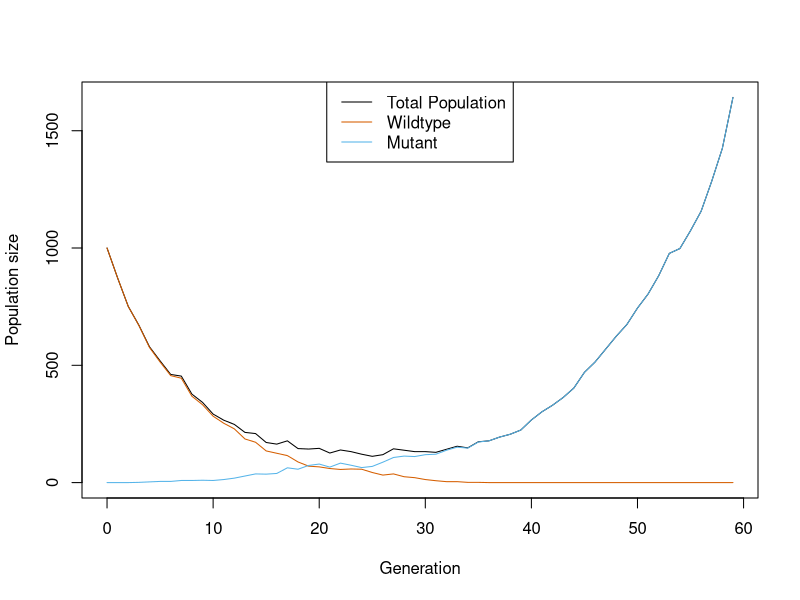
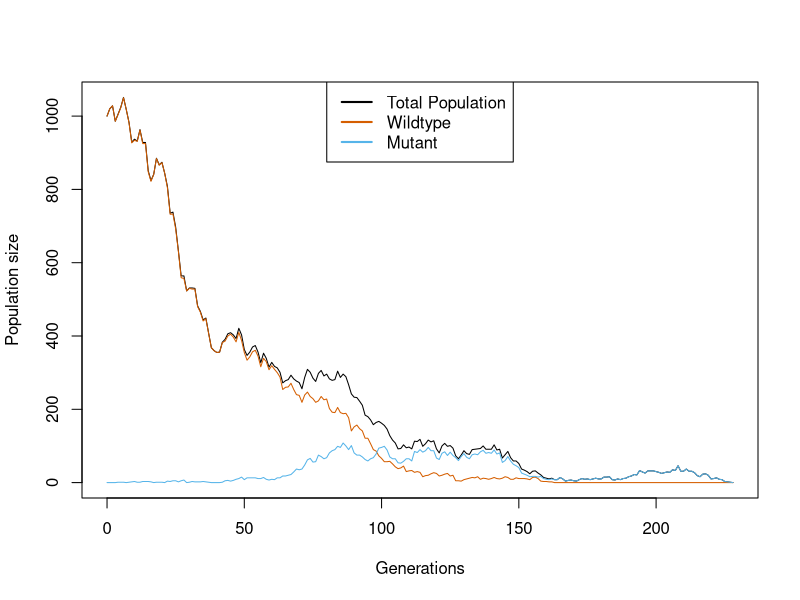
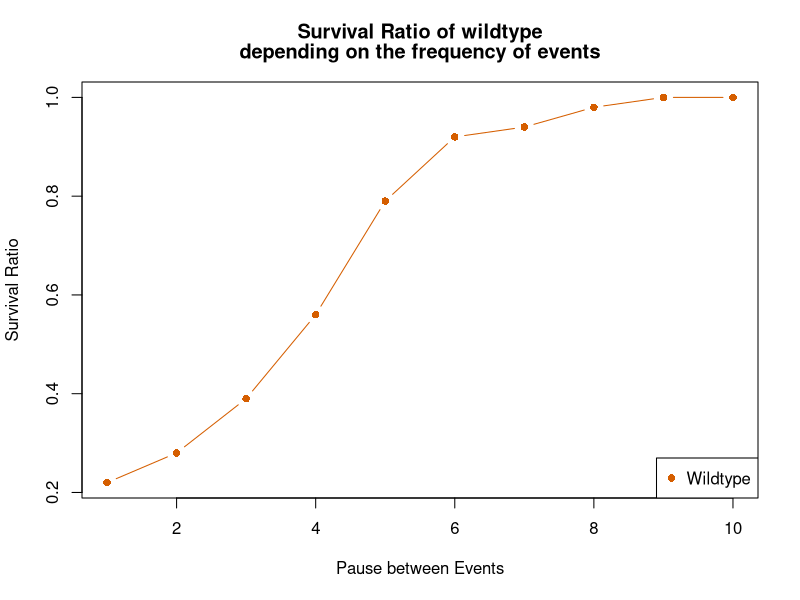
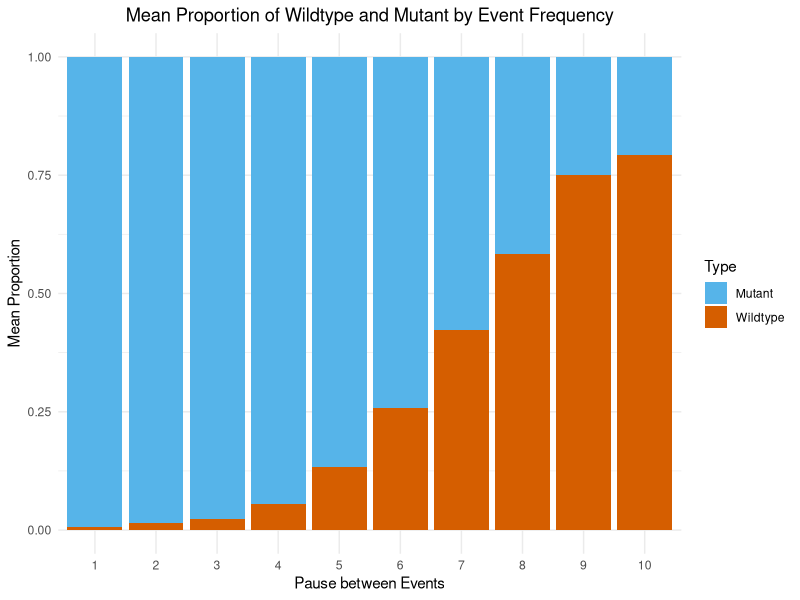
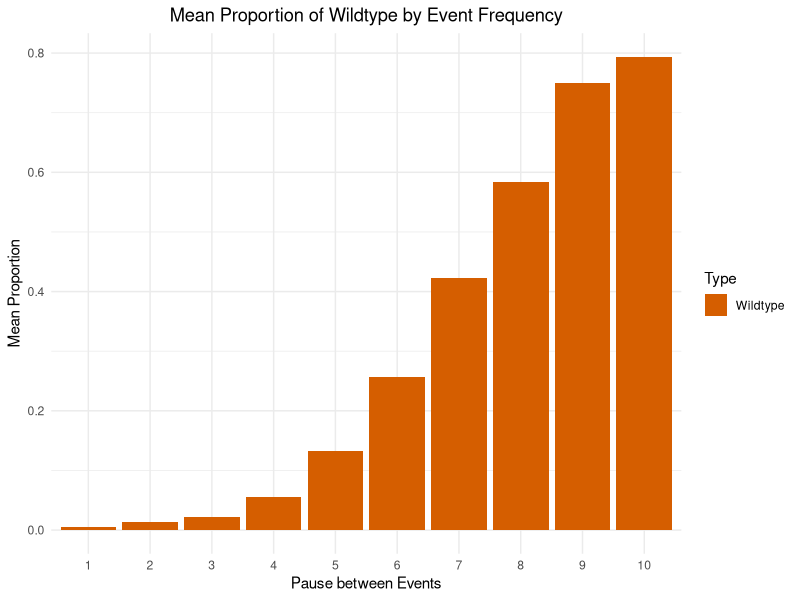
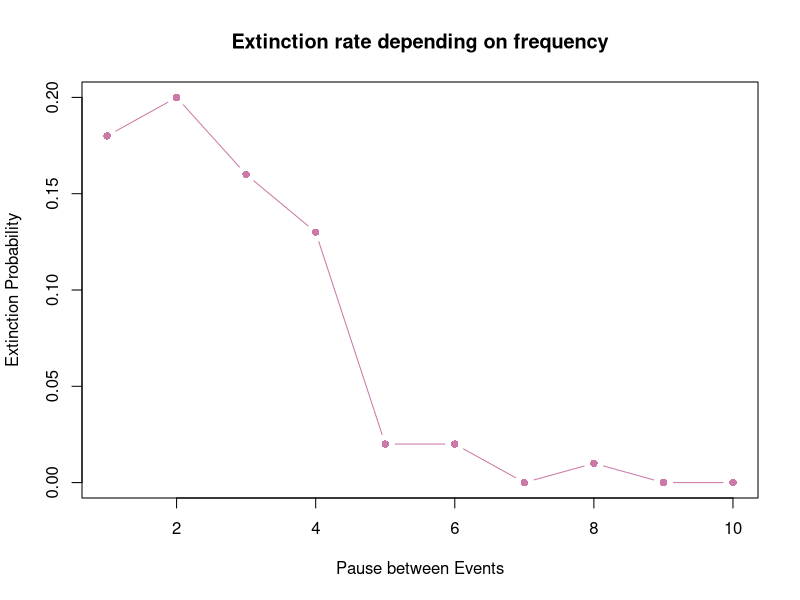
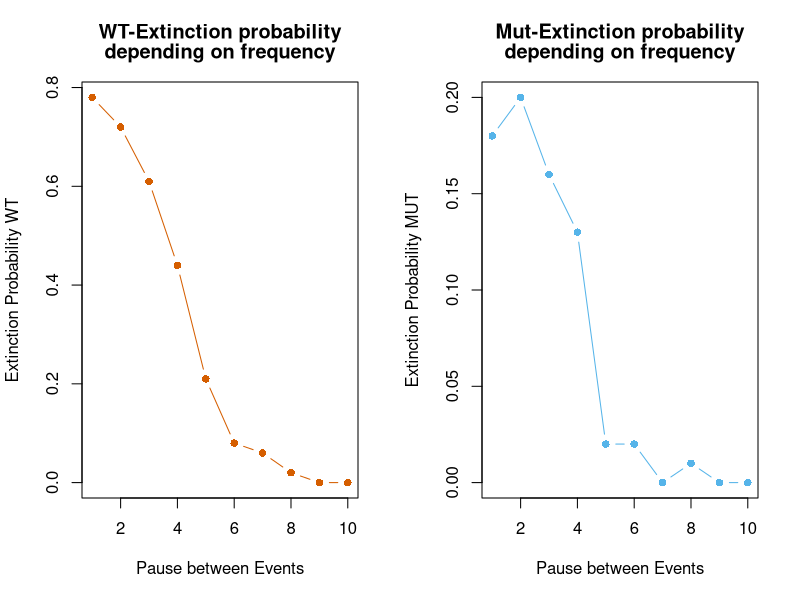
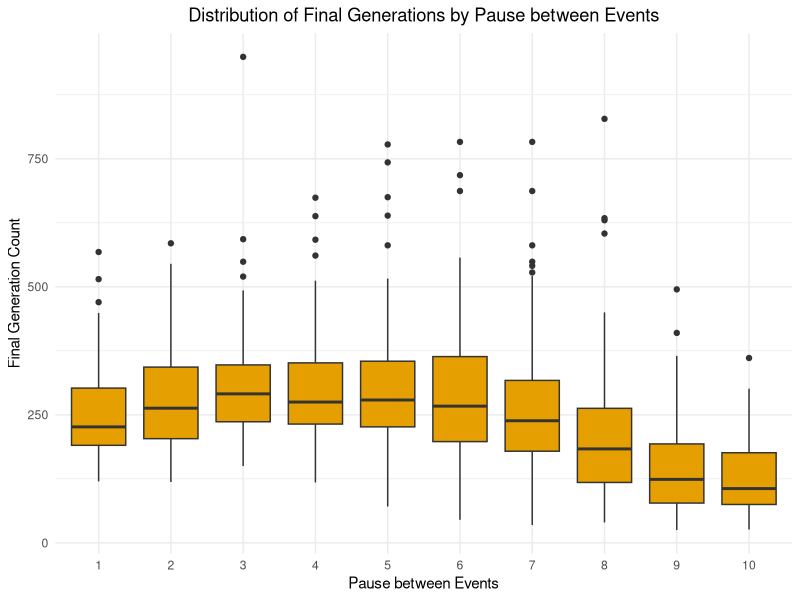

The R source for these figures, in order:
## ---- chunk 1
#Original

simulate_one_gen <- function(N_a, N_A, decay_rate, sel_coeff, mut_rate) {
  # draw offspring according to Poisson distribution
  offsp_a <- rpois(1, N_a * (1-decay_rate))
  offsp_A <- rpois(1, N_A * (1-decay_rate+sel_coeff))
  # draw new mutants according to Poisson distribution
  mut_a_to_A <- rpois(1, offsp_a * mut_rate)
  
  # determine new population sizes of wild type and mutant
  N_a_new <- max(offsp_a - mut_a_to_A, 0)
  N_A_new <-  offsp_A + mut_a_to_A
  
  return(c(N_a_new, N_A_new))
}
# Test the function
print(simulate_one_gen(100,0,0.1,0.2,0.001))
## ---- chunk 2
#Original

simulate_pop <- function(N_init_a, N_init_A, decay_rate, sel_coeff, mut_rate, t_max) {
  # Create the vector in which to save the results
  pop_vector <- c(N_init_a, N_init_A)
  # initiate the variables
  pop_new <- c(N_init_a, N_init_A)
  
  # run the simulation until generation t_max
  for (i in 1:t_max+1) {
    # redefine the current population one generation later
    pop_new <- simulate_one_gen(pop_new[1],pop_new[2], decay_rate, sel_coeff, mut_rate)
    # add the new population sizes to the output vector
    pop_vector <- rbind(pop_vector,pop_new)
    # condition to stop the simulation before t_max: either the population exceeds 1.5 times the original population size, or it goes extinct
    if (pop_new[1]+pop_new[2]>=1.5*(N_init_a+ N_init_A) | pop_new[1]+pop_new[2]==0) break
  }
  
  # define the row and column names of the output vector
  rownames(pop_vector) <- (0:t_max)[1:length(pop_vector[,1])] # note that the vector has to be cut if the simulation stopped early
  colnames(pop_vector) <- c("a","A")
  # return the result
  return(pop_vector)	
}


# Test the function and plot the result
# set t_max to a value to be used througout
max_gen <- 1000
# create your simulation data, without mut_rate & sel_coeff and a higher decay_rate
output <- simulate_pop(1000,0,0.1,0.2,0.001,max_gen)
# show the last few lines of the data table
print(output)
# plot the output - note that the plot range and the x axis have to be adjusted based on the length of the table
# determine x axis range 
x_range <- 0:(length(output[,1])-1)
# this plots the total population size
plot(x_range,output[,1]+output[,2],type='l',ylim=c(0,max(output[,1]+output[,2])),xlab = "Generation",ylab = "Population size")
# add number of wild type individuals
lines(x_range,output[,1], col="#D55E00")
# add number of mutant individuals
lines(x_range,output[,2], col="#56B4E9")
legend("top", legend = c("Total Population", "Wildtype", "Mutant"), 
       col = c("#000000","#D55E00", "#56B4E9"), 
       lty = 1)
## ---- chunk 3
t_pause = 1 #t_switch, time between events
t_event = 5 #duration of event (Working: 5)
t_switch = t_pause
sel_coeff = 0.0

#flooding_table <- c()

simulate_pop <- function(N_init_a, N_init_A, decay_rate, sel_coeff, mut_rate, t_max, t_pause) {
  # Create the vector in which to save the results
  pop_vector <- c(N_init_a, N_init_A)
  # initiate the variables
  pop_new <- c(N_init_a, N_init_A)
  
  ph = 0 #phase in the beginning of the simulation

  
  # run the simulation until generation t_max
  for (i in 1:t_max+1) {
    if(ph %%2 == 0){ #checking in which phase the simulation is, still needs fine-tuning
    decay_rate = -0.02 #no event - parameters
    sel_coeff = -0.015 #(Working: -0.02 & -0.015)
  }else{
    decay_rate = 0.03 #event - parameters
    sel_coeff = 0.05 #(Working: 0.03 & 0.05)
  }

  if (i >= t_switch) { #changing the phase number, if the simulation is at the end of the phase
    if(ph %% 2 == 0) {
      t_switch = t_switch + t_event
      ph = ph + 1
    }else{
      t_switch = t_switch + t_pause
      ph = ph + 1
    }
  }
    
    # redefine the current population one generation later
    pop_new <- simulate_one_gen(pop_new[1],pop_new[2], decay_rate, sel_coeff, mut_rate)
    # add the new population sizes to the output vector
    pop_vector <- rbind(pop_vector,pop_new)
    # condition to stop the simulation before t_max: either the population exceeds 1.5 times the original population size, or it goes extinct
    if (pop_new[1]+pop_new[2]>=1.5*(N_init_a+ N_init_A) | pop_new[1]+pop_new[2]==0) break
  }
  
  # define the row and column names of the output vector
  rownames(pop_vector) <- (0:t_max)[1:length(pop_vector[,1])] # note that the vector has to be cut if the simulation stopped early
  colnames(pop_vector) <- c("WT","Mut")
  # return the result
  return(pop_vector)	
}

# Test the function and plot the result
# set t_max to a value to be used throughout
max_gen <- 1000
# create your simulation data
output <- simulate_pop(1000,0,0.35,0.01,0.001,max_gen, t_pause) #(Working: 1000, 0, 0.35, 0.01, 0.001, max_gen)
# show the last few lines of the data table
print(tail(output))
# plot the output - note that the plot range and the x axis have to be adjusted based on the length of the table
# determine x axis range 
x_range <- 0:(length(output[,1])-1)
# this plots the total population size
plot(x_range,output[,1]+output[,2],type='l',ylim=c(0,max(output[,1]+output[,2])),xlab = "Generations",ylab = "Population size")
# add number of wild type individuals
lines(x_range,output[,1], col="#D55E00")
# add number of mutant individuals
lines(x_range,output[,2], col="#56B4E9")
legend("top", legend = c("Total Population", "Wildtype", "Mutant"), 
       col = c("#000000","#D55E00", "#56B4E9"), 
       lty = 1, 
       lwd = 2)

## ---- chunk 4
# Set some parameters to fixed values
init_a <- 1000
init_A <- 0
m_rate <- 0.001
max_gen <- 1000
no_replicates <- 100

# Frequencies to vary
frequencies <- c(1:10)

# Initialize data tables to collect results
data_table_Pop <- c()
data_table_Nw <- c()
data_table_Nm <- c()
data_table_comp <- c()

# Initialize counters for survival
surviving_Nw <- numeric(length(frequencies))
surviving_Nm <- numeric(length(frequencies))

# Run the simulation across all chosen parameters
for (t_pause in frequencies) {
  i <- 1
  repeat {
    # Run the simulation once
    one_run <- simulate_pop(init_a, init_A, 0, 0, m_rate, max_gen, t_pause)
    
    # Determine the final sizes of the populations
    size_wt <- one_run[nrow(one_run), 1]
    size_mut <- one_run[nrow(one_run), 2]
    
    # Count surviving populations
    if (size_wt > 0) {
      surviving_Nw[t_pause] <- surviving_Nw[t_pause] + 1
    }
    if (size_mut > 0) {
      surviving_Nm[t_pause] <- surviving_Nm[t_pause] + 1
    }

    # Enter the data into the tables
    final_size <- size_wt + size_mut
    final_gen <- nrow(one_run)
    
    data_table_Pop <- rbind(data_table_Pop, c(t_pause, final_size, final_gen))
    data_table_Nw <- rbind(data_table_Nw, c(t_pause, size_wt, final_gen))
    data_table_Nm <- rbind(data_table_Nm, c(t_pause, size_mut, final_gen))
    
    portion_WT <- size_wt / final_size
    portion_Mut <- size_mut / final_size
    
    data_table_comp <- rbind(data_table_comp, c(t_pause, portion_WT, portion_Mut))
    
    # Stop after the specified number of replicates
    if (i >= no_replicates) break
    i <- i + 1
  }
}

# Define column names of data tables
colnames(data_table_Pop) <- c("f", "Final Pop", "final_gen")
colnames(data_table_Nw) <- c("f", "Final WT", "final_gen")
colnames(data_table_Nm) <- c("f", "Final Mut", "final_gen")
colnames(data_table_comp) <- c("f", "Proportion_WT", "Proportion_Mut")

# Calculate ratios of surviving populations
ratios <- data.frame(
  t_pause = frequencies,
  Nw_survival_ratio = surviving_Nw / no_replicates,
  Nm_survival_ratio = surviving_Nm / no_replicates
)

#plot(ratios[,1], ratios[,2], xlab = "Frequencies of events", ylab = "Survival-ratio", main = "Survival-ratio of WT", col = "chocolate", type = "p", )
#lines(ratios[,1], ratios[,3], col = "darkolivegreen4", type = "l")

## ---- chunk 5
# Ensure ratios are numeric
ratios$t_pause <- as.numeric(as.character(ratios$t_pause))
ratios$Nw_survival_ratio <- as.numeric(as.character(ratios$Nw_survival_ratio))
ratios$Nm_survival_ratio <- as.numeric(as.character(ratios$Nm_survival_ratio))

# Plot for Wildtype survival ratio
#par(mfrow = c(1,2))

plot(ratios$t_pause, ratios$Nw_survival_ratio, 
     xlab = "Pause between Events", 
     ylab = "Survival Ratio", 
     main = c(paste("Survival Ratio of wildtype"), paste("depending on the frequency of events")), 
     col = "#D55E00", 
     type = "b",
     pch = c(16))  # Use a solid circle for points

# Add lines for Mutation survival ratio
#plot(ratios$t_pause, ratios$Nm_survival_ratio, 
      #col = "darkolivegreen4", 
      #type = "b")  # Use points and lines

# Optionally, add a legend
legend("bottomright", legend = c("Wildtype"), 
       col = c("#D55E00"),
       pch = c(16, NA))

## ---- chunk 6
mean_comp_tot <- c()

mean_comp_WT <- aggregate(data_table_comp[,2]~ f, data = data_table_comp, FUN = mean)
mean_comp_Mut <- aggregate(data_table_comp[,3] ~ f, data = data_table_comp, FUN = mean)
mean_comp_tot <- rbind(mean_comp_tot, c(mean_comp_WT, mean_comp_Mut))

# Load necessary libraries
library(ggplot2)
library(dplyr)
library(tidyr)

# Combine the two data frames into one
# Ensure the names are consistent for merging
colnames(mean_comp_WT) <- c("f", "Proportion_WT")
colnames(mean_comp_Mut) <- c("f", "Proportion_Mut")

# Merge the data
mean_comp <- merge(mean_comp_WT, mean_comp_Mut, by = "f")

# Reshape the data into long format for ggplot2
mean_comp_long <- mean_comp %>%
  pivot_longer(cols = c("Proportion_WT", "Proportion_Mut"), 
               names_to = "Type", 
               values_to = "Proportion")

# Plot the stacked bar chart
ggplot(mean_comp_long, aes(x = as.factor(f), y = Proportion, fill = Type)) +
  geom_bar(stat = "identity", position = "stack") +
  labs(x = "Pause between Events", 
       y = "Mean Proportion", 
       title = "Mean Proportion of Wildtype and Mutant by Event Frequency") +
  scale_fill_manual(values = c("Proportion_WT" = "#D55E00", "Proportion_Mut" = "#56B4E9"),
                    labels = c("Mutant","Wildtype")) +
  theme_minimal() +
    theme(plot.title = element_text(hjust = 0.5))  # Center the title



#library(ggplot2)

#ggplot(data_table_comp, aes(fill=condition, y=data_table_comp$, x=specie)) + 
    #geom_bar(position="dodge", stat="identity")

## ---- chunk 7
mean_comp_WT_long <- mean_comp %>%
  pivot_longer(cols = "Proportion_WT", 
               names_to = "Type", 
               values_to = "Proportion")
ggplot(mean_comp_WT_long, aes(x = as.factor(f), y = Proportion, fill = Type)) +
  geom_bar(stat = "identity", position = "stack") +
  labs(x = "Pause between Events", 
       y = "Mean Proportion", 
       title = "Mean Proportion of Wildtype by Event Frequency") +
  scale_fill_manual(values = ("Proportion_WT" = "#D55E00"),
                    labels = ("Wildtype")) +
  theme_minimal() +
    theme(plot.title = element_text(hjust = 0.5))
## ---- chunk 8
#data_table_Pop
# Ensure data_table_Pop is a data frame
data_table_Pop <- as.data.frame(data_table_Pop)

# Set column names (if not already set)
colnames(data_table_Pop) <- c("f", "Final_Pop", "final_gen")

# Initialize a vector to store extinction ratios for each frequency
extinction_ratios <- numeric(length(frequencies))

# Calculate extinction ratios for each frequency
for (t_pause in frequencies) {
  # Filter data for the current frequency
  current_data <- subset(data_table_Pop, f == t_pause)
  
  # Count how many populations went extinct (Final Pop == 0)
  extinct_count <- sum(current_data$Final_Pop == 0)
  
  # Calculate the extinction ratio (extinct_count / no_replicates)
  extinction_ratios[t_pause] <- extinct_count / no_replicates
}

# Create a data frame for extinction ratios
extinction_df <- data.frame(
  t_pause = frequencies,
  extinction_ratio = extinction_ratios
)

# Print or view the extinction ratios
print(extinction_df)

plot(extinction_df[,1], extinction_df[,2], 
     type = "b", 
     pch = 16, 
     col = "#CC79A7",
     ylab = "Extinction Probability", 
     xlab = "Pause between Events",
     main = "Extinction rate depending on frequency")

## ---- chunk 9
par(mfrow = c(1,2))
#data_table_Pop
# Ensure data_table_Pop is a data frame
data_table_Pop <- as.data.frame(data_table_Pop)

# Set column names (if not already set)
colnames(data_table_Pop) <- c("f", "Final_Pop", "final_gen")

# Initialize a vector to store extinction ratios for each frequency
extinction_ratios <- numeric(length(frequencies))

# Calculate extinction ratios for each frequency
for (t_pause in frequencies) {
  # Filter data for the current frequency
  current_data <- subset(data_table_Pop, f == t_pause)
  
  # Count how many populations went extinct (Final Pop == 0)
  extinct_count <- sum(current_data$Final_Pop == 0)
  
  # Calculate the extinction ratio (extinct_count / no_replicates)
  extinction_ratios[t_pause] <- extinct_count / no_replicates
}

# Create a data frame for extinction ratios
extinction_df <- data.frame(
  t_pause = frequencies,
  extinction_ratio = extinction_ratios
)

# Print or view the extinction ratios
print(extinction_df)

#plot(extinction_df[,1], extinction_df[,2], 
    # type = "b", 
    # pch = 16, 
    # col = "darkorchid3",
    # ylab = "Extinction Probability Tot-Pop", 
    # xlab = "Pause between Events",
    # main = "Tot-Pop-Extinction rate dep. frequency")

#data_table_Pop
# Ensure data_table_Pop is a data frame
data_table_Nw <- as.data.frame(data_table_Nw)

# Set column names (if not already set)
colnames(data_table_Nw) <- c("f", "Final_Pop", "final_gen")

# Initialize a vector to store extinction ratios for each frequency
extinction_ratios_WT <- numeric(length(frequencies))

# Calculate extinction ratios for each frequency
for (t_pause in frequencies) {
  # Filter data for the current frequency
  current_data_WT <- subset(data_table_Nw, f == t_pause)
  
  # Count how many populations went extinct (Final Pop == 0)
  extinct_count_WT <- sum(current_data_WT$Final_Pop == 0)
  
  # Calculate the extinction ratio (extinct_count / no_replicates)
  extinction_ratios_WT[t_pause] <- extinct_count_WT / no_replicates
}

# Create a data frame for extinction ratios
extinction_WT_df <- data.frame(
  t_pause = frequencies,
  extinction_ratio_WT = extinction_ratios_WT
)

# Print or view the extinction ratios
print(extinction_WT_df)

plot(extinction_WT_df[,1], extinction_WT_df[,2], 
     type = "b", 
     pch = 16, 
     col = "#D55E00",
     ylab = "Extinction Probability WT", 
     xlab = "Pause between Events",
     main = c(paste("WT-Extinction probability"), paste("depending on frequency")))


#data_table_Pop
# Ensure data_table_Pop is a data frame
data_table_Nm <- as.data.frame(data_table_Nm)

# Set column names (if not already set)
colnames(data_table_Nm) <- c("f", "Final_Pop", "final_gen")

# Initialize a vector to store extinction ratios for each frequency
extinction_ratios_MUT <- numeric(length(frequencies))

# Calculate extinction ratios for each frequency
for (t_pause in frequencies) {
  # Filter data for the current frequency
  current_data_MUT <- subset(data_table_Nm, f == t_pause)
  
  # Count how many populations went extinct (Final Pop == 0)
  extinct_count_MUT <- sum(current_data_MUT$Final_Pop == 0)
  
  # Calculate the extinction ratio (extinct_count / no_replicates)
  extinction_ratios_MUT[t_pause] <- extinct_count_MUT / no_replicates
}

# Create a data frame for extinction ratios
extinction_MUT_df <- data.frame(
  t_pause = frequencies,
  extinction_ratio_MUT = extinction_ratios_MUT
)

# Print or view the extinction ratios
print(extinction_MUT_df)

plot(extinction_MUT_df[,1], extinction_MUT_df[,2], 
     type = "b", 
     pch = 16, 
     col = "#56B4E9",
     ylab = "Extinction Probability MUT", 
     xlab = "Pause between Events",
     main = c(paste("Mut-Extinction probability"), paste("depending on frequency")))
par(mfrow= c(1,1))
## ---- chunk 10
ggplot(data_table_Pop, aes(x = as.factor(f), y = final_gen)) +
  geom_boxplot(fill = "#E69F00") +
  labs(x = "Pause between Events", y = "Final Generation Count", 
       title = "Distribution of Final Generations by Pause between Events") +
  theme_minimal() +
  theme(plot.title = element_text(hjust = 0.5))  # Center the title


## ---- chunk 11
ggplot(data_table_Pop, aes(x = final_gen, fill = as.factor(f))) +
  geom_histogram(binwidth = 10, position = "identity", alpha = 0.6) +
  labs(x = "Final Generation Count", y = "Count", 
       title = "Histogram of Final Generations by Pause between Events") +
  theme_minimal() +
  scale_fill_discrete(name = "Pause btw. Events") +
  theme(plot.title = element_text(hjust = 0.5))  # Center the title

## ---- chunk 12

# Filter for populations that went extinct (Final_Pop == 0)
extinct_pop <- subset(data_table_Pop, Final_Pop == 0)

# Select only the frequency and generation of extinction
extinct_data <- extinct_pop[, c("f", "final_gen")]

# Optionally, rename columns for clarity
colnames(extinct_data) <- c("Frequency", "Extinction_Generation")

# View or print the resulting data
print(extinct_data)

#Plot the data
library(ggplot2)

# Example dataframe for context (replace with your actual data)
# extinct_data <- data.frame(Frequency = sample(1:10, 100, replace = TRUE),
#                             Extinction_Generation = sample(1:10, 100, replace = TRUE))

# Creating the plot with a legend
ggplot(extinct_data, aes(x = Frequency, y = Extinction_Generation)) +
  geom_point(aes(color = "Generation of Extinction"), pch = 16, size = 2) +  # Update legend label here
  geom_smooth(aes(color = "Mean Gen. of Extinction"), method = lm, se = FALSE) +  # Update legend label here
  labs(title = "Generation of Extinction across different Frequencies", 
       x = "Pause between Events", 
       y = "Extinction Generation") +
  theme_bw() +
  scale_color_manual(name = NULL, values = c("Generation of Extinction" = "#009E73", 
                                                  "Mean Gen. of Extinction" = "#E69F00")) +  # Match the labels
  theme(
    legend.position = c(.95, .95),
    legend.justification = c("right", "top"),
    legend.box.just = "right",
    legend.margin = margin(6, 6, 6, 6)
  ) +
  theme(plot.title = element_text(hjust = 0.5)) +  # Center the title
  scale_x_continuous(breaks = 1:10, limits = c(1, 10))  # Set x-axis to show only natural numbers 1 through 10








## ---- chunk 13
library(ggplot2)

# Set parameters for the event pattern
total_time <- 60                # Total time on the x-axis
pause_duration <- 6             # Time between events
event_duration <- 3             # Duration of each event
event_strength <- 10            # Height of the event on y-axis

# Generate time points and initialize event strengths
time_points <- seq(0, total_time, by = 1)
event_strengths <- rep(0, length(time_points))  # Start with zeroes

# Loop to create events based on pause and duration
for (t in seq(0, total_time, by = pause_duration + event_duration)) {
  start_idx <- which(time_points == t)
  end_idx <- which(time_points == (t + event_duration))
  if (length(start_idx) > 0 && length(end_idx) > 0) {
    event_strengths[start_idx:(end_idx - 1)] <- event_strength
  }
}

# Create a data frame for plotting
event_data <- data.frame(Time = time_points, Strength = event_strengths)

# Plot the event curve using geom_step for sharp transitions
ggplot(event_data, aes(x = Time, y = Strength)) +
  geom_step(direction = "hv", color = "darkblue", size = 1) +
  labs(title = "Intermediate Frequency of Flooding",
       x = "Time",
       y = "Strength of Flood") +
  theme_minimal() +
  theme(plot.title = element_text(hjust = 0.5))
